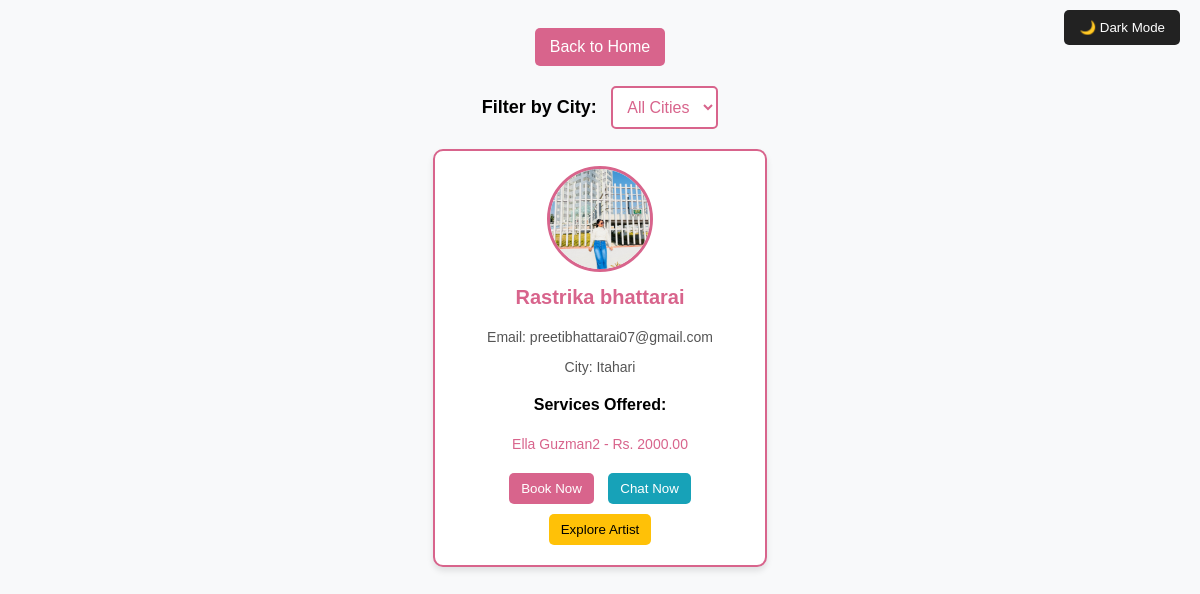
Screenshot of /artists/ with the database file from the repository.
### accounts/models.py (models this page shows, shortened)
class User(AbstractUser):
    username = None  # ✅ Remove username field completely
    email = models.EmailField(unique=True)  # Email as the unique identifier
    phone = models.CharField(max_length=15, unique=True)
    password = models.CharField(max_length=100)
    profile_image = models.ImageField(upload_to="profile_images/", null=True, blank=True)
    is_verified = models.BooleanField(default=False)
    is_artist = models.BooleanField(default=False)
    otp = models.CharField(max_length=6, blank=True, null=True)  # ✅ Stores OTP
    city = models.CharField(max_length=100, null=True, blank=True)
    works_at = models.CharField(max_length=255, null=True, blank=True)
    experience_years = models.IntegerField(default=0, null=True, blank=True)
    training_certificate = models.FileField(upload_to="certificates/", null=True, blank=True)
    is_available = models.BooleanField(default=True)
    USERNAME_FIELD = "email"  # ✅ Login using email instead of username
    REQUIRED_FIELDS = []  # ✅ Don't require username
    objects = CustomUserManager()  # ✅ Use custom manager

class Service(models.Model):
    artist = models.ForeignKey(User, related_name='services', on_delete=models.CASCADE)
    service_name = models.CharField(max_length=255)
    price = models.DecimalField(max_digits=10, decimal_places=2)
    duration = models.CharField(max_length=50, default="30 mins")
    description = models.TextField(blank=True, null=True)
    created_at = models.DateTimeField(auto_now_add=True)

### accounts/views.py (the view)
# urls.py: path('artists/', artist_list, name='artist_list'),
def artist_list(request):
    artists = User.objects.filter(is_artist=True)  # ✅ Only show users who are artists
    cities = User.objects.filter(is_artist=True).values_list('city', flat=True).distinct()  # ✅ Get cities for artists only
    return render(request, "accounts/artist_list.html", {"artists": artists, "cities": cities})

### accounts/templates/accounts/artist_list.html (shortened to what this page needs)
{% load static %}
<!DOCTYPE html>
<html lang="en">
<head>
    <link rel="stylesheet" href="{% static 'css/artist_directory2.css' %}">
</head>
<body>
    <div class="back-to-home">
        <button onclick="window.location.href='{% url 'home' %}'">Back to Home</button>
    </div>
    <button id="dark-mode-toggle">🌙 Dark Mode</button>
    <div class="filter-container">
        <label for="city-filter">Filter by City:</label>
        <select id="city-filter" onchange="filterArtists()">
            <option value="all">All Cities</option>
        </select>
    </div>
    <div class="artist-container">
        {% for artist in artists %}
        <div class="artist-card" data-city="{{ artist.city }}">
            <div class="artist-image">
                {% if artist.profile_image %}
                    <img src="{{ artist.profile_image.url }}" alt="{{ artist.first_name }} {{ artist.last_name }}">
                {% else %}
                    <img src="{% static 'images/default_profile.png' %}" alt="Default Profile Image">
                {% endif %}
            </div>
            <div class="artist-info">
                <h3>{{ artist.first_name }} {{ artist.last_name }}</h3>
                <p>Email: {{ artist.email }}</p>
                <p class="artist-city">City: {{ artist.city }}</p>
                {% if artist.services.exists %}
                    <h4>Services Offered:</h4>
                    <ul>
                        {% for service in artist.services.all %}
                            <li>{{ service.service_name }} - Rs. {{ service.price }}</li>
                        {% endfor %}
                    </ul>
                {% else %}
                    <p>No services listed.</p>
                {% endif %}
                <div class="button-group">
                    <button onclick="bookArtist('{{ artist.id }}')">Book Now</button>
                    <button onclick="chatWithArtist('{{ artist.id }}')">Chat Now</button>
                    <button onclick="window.location.href='{% url 'artist_detail' artist.id %}'">Explore Artist</button>
                </div>
            </div>
        </div>
        {% empty %}
        <p>No artists registered yet.</p>
        {% endfor %}
    </div>
</body>
</html>

### accounts/static/css/artist_directory2.css (style rules this page uses)
body { font-family: Arial, sans-serif; background-color: #f8f9fa; padding: 20px; text-align: center; }
.back-to-home { margin-bottom: 20px; }
.back-to-home button { padding: 10px 15px; font-size: 16px; border: none; background-color: #D8648C; color: white; cursor: pointer; border-radius: 5px; transition: 0.3s; }
.filter-container { margin-bottom: 20px; }
.filter-container label { font-size: 18px; font-weight: bold; margin-right: 10px; }
#city-filter { padding: 10px; font-size: 16px; border-radius: 5px; border: 2px solid #D8648C; background: white; color: #D8648C; cursor: pointer; transition: 0.3s; }
.artist-container { display: flex; flex-wrap: wrap; justify-content: center; gap: 20px; }
.artist-card { width: 300px; background-color: white; border-radius: 10px; box-shadow: 0 4px 6px rgba(0, 0, 0, 0.1); padding: 15px; text-align: center; transition: 0.3s; border: 2px solid #D8648C; }
.artist-image img { width: 100px; height: 100px; border-radius: 50%; object-fit: cover; border: 3px solid #D8648C; }
.artist-info h3 { margin-top: 10px; font-size: 20px; color: #D8648C; }
.artist-info p { font-size: 14px; color: #555; }
.artist-info ul { list-style-type: none; padding: 0; }
.artist-info ul li { font-size: 14px; margin-top: 5px; color: #D8648C; }
.button-group { margin-top: 10px; }
.button-group button { padding: 8px 12px; margin: 5px; border: none; background-color: #D8648C; color: white; cursor: pointer; border-radius: 5px; transition: 0.3s; }
.button-group button:nth-child(2) { background-color: #17a2b8; }
.button-group button:nth-child(3) { background-color: #ffc107; color: black; }

### accounts/templates/accounts/artist_list.html (style rules this page uses)
#dark-mode-toggle { position: fixed; top: 10px; right: 20px; background: #222; color: white; border: none; padding: 10px 15px; cursor: pointer; border-radius: 5px; }

### rows the page displays
User: profile_image (picture), first_name "Rastrika", last_name "bhattarai", email "preetibhattarai07@gmail.com", city "Itahari"
Service: service_name "Ella Guzman2", price "2000.00"
